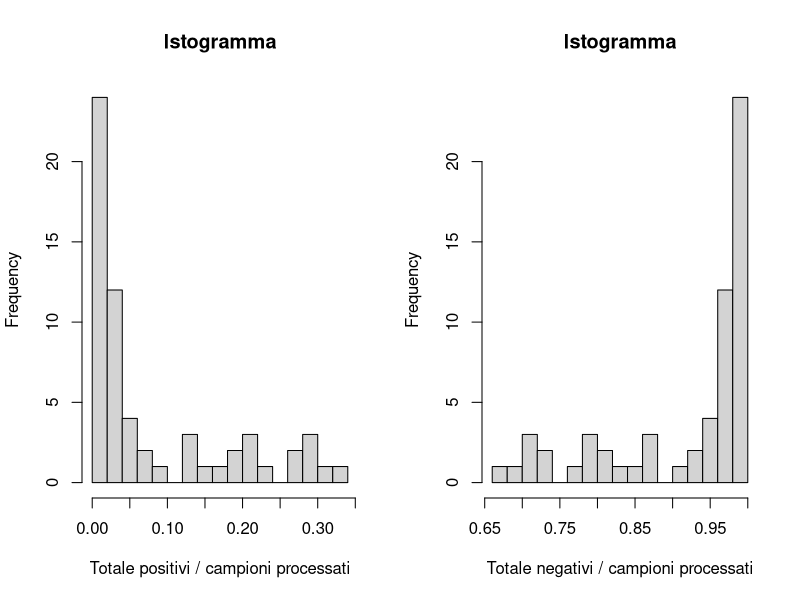
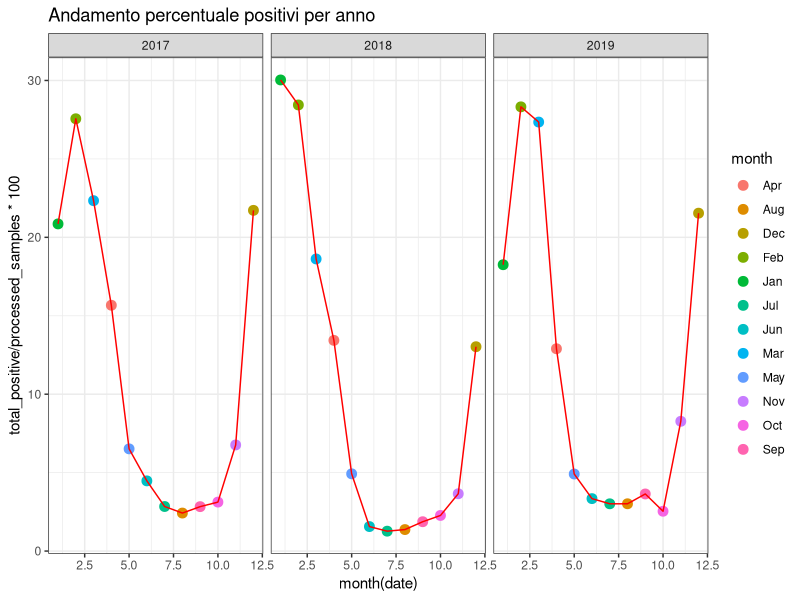
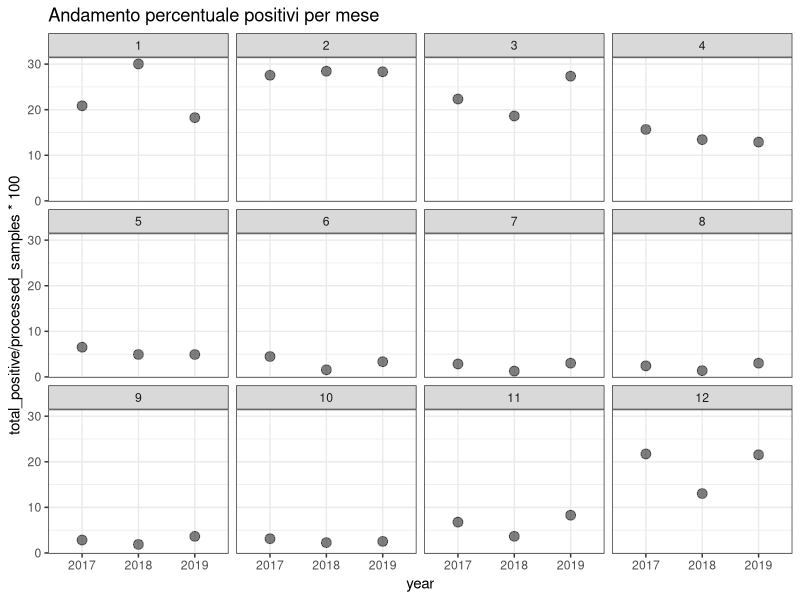
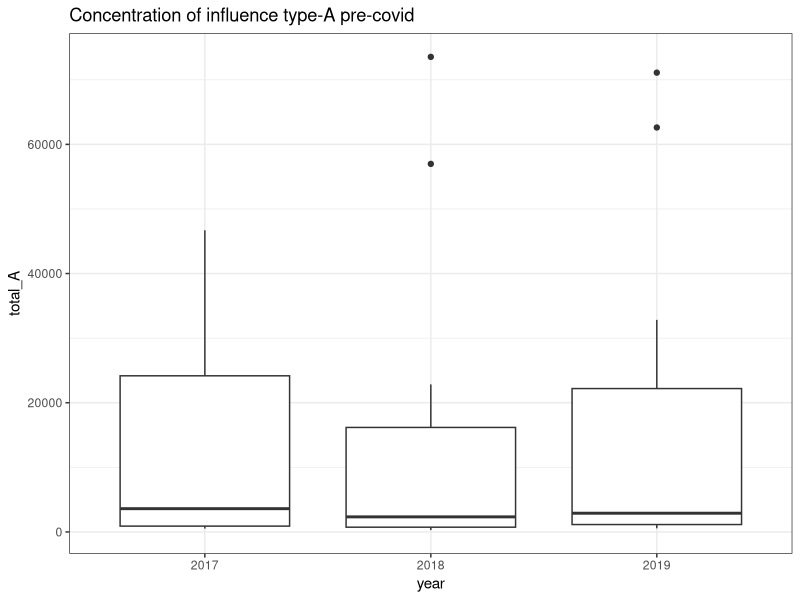
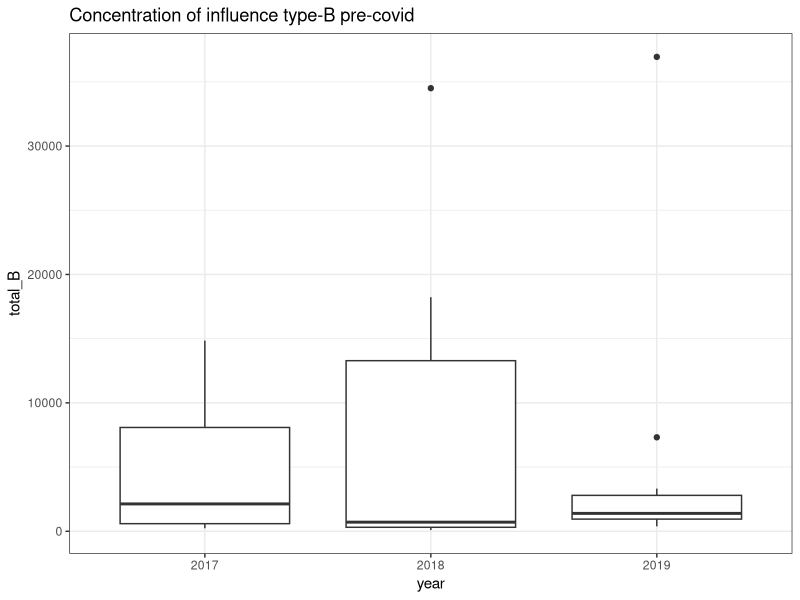
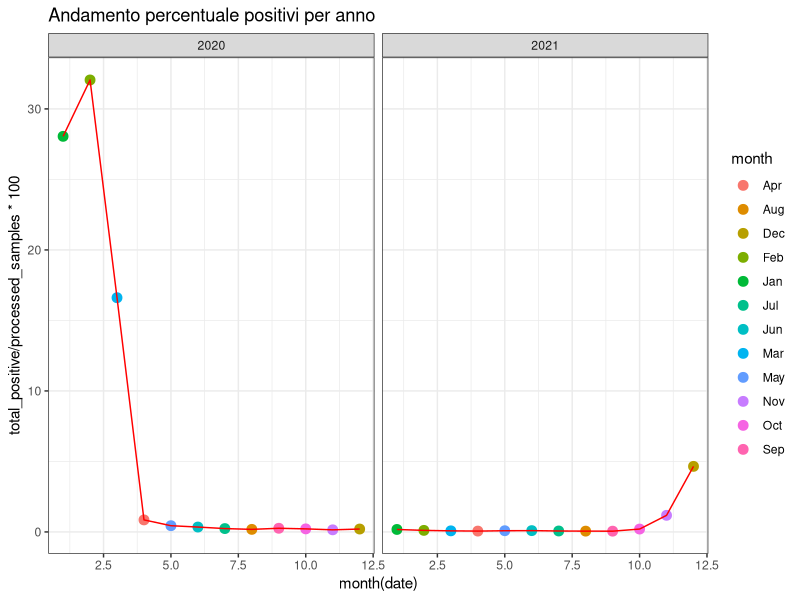
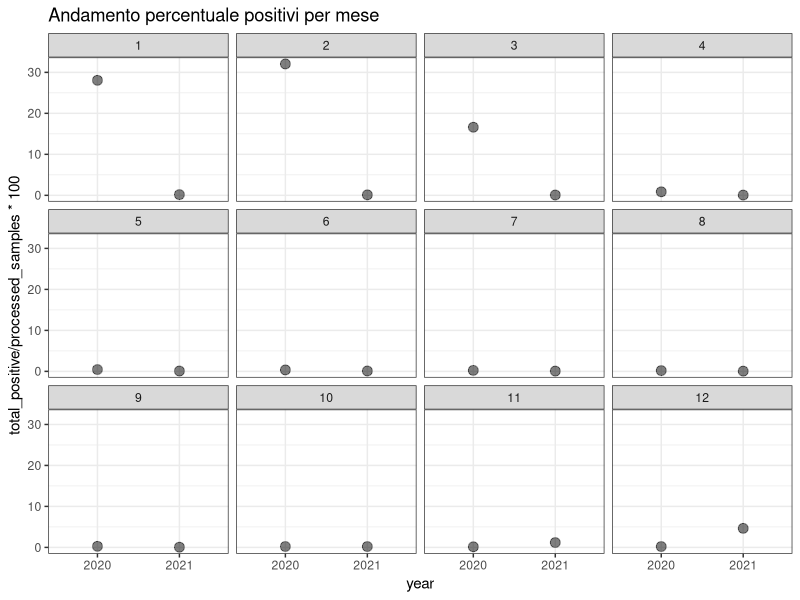
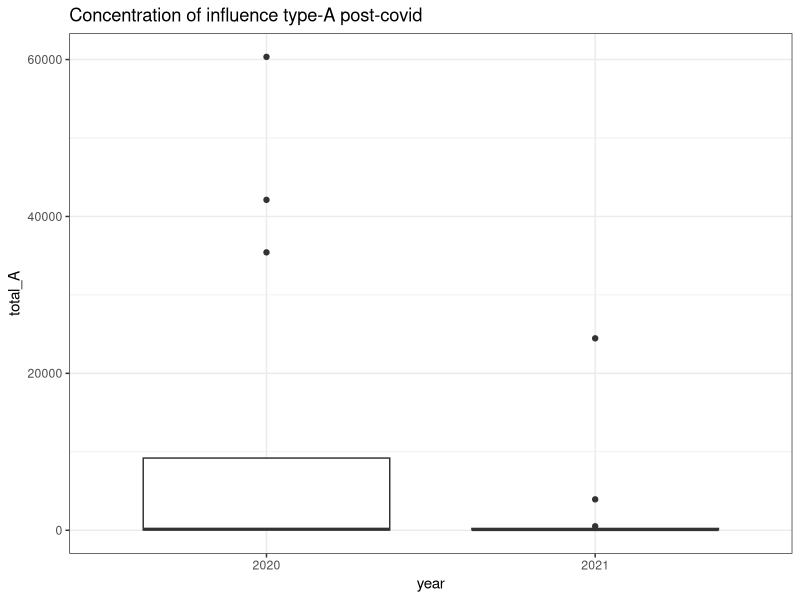

The R script that drew these images, in order:
# Libraries

library(tidyverse)
library(ggplot2)
library(magrittr)
library(dplyr)
library(lubridate)
library(reshape2)
require(gridExtra)

# Import dataset of USA Influence report from 2017 to 2021

dataset <-  read.csv(file = 'FluNetInteractiveReport_USA.csv')
head(dataset)

# Remove useless columns

dataset <- dataset[, -c(1,2,3,5,6,8,10,13,22)]
head(dataset)
summary(dataset)

# Rename columns

dataset<- dataset %>%
  rename_with(tolower)

dataset <- dataset %>%
  rename(date = edate,
         processed_samples = spec_processed_nb,
         total_A = inf_a,
         total_B = inf_b,
         total_positive = all_inf,
         total_negative = all_inf2)

# Convert column date from character to date

dataset$date <- ymd(dataset$date)

# Summarize and group by month

dataset <- dataset %>%
  group_by(date = lubridate::floor_date(date, 'month')) %>%
  summarize(processed_samples = sum(processed_samples),
            ah1n12009 = sum(ah1n12009),
            ah3 = sum(ah3),
            anotsubtyped = sum(anotsubtyped),
            total_A = sum(total_A),
            byamagata = sum(byamagata),
            bvictoria = sum(bvictoria),
            bnotdetermined = sum(bnotdetermined),
            total_B = sum(total_B),
            total_positive = sum(total_positive),
            total_negative = sum(total_negative))

# Add column year and month

dataset$year <- strftime(dataset$date, "%Y")
dataset$month <- strftime(dataset$date, "%m")

# Reorder variable

dataset <- dataset[, c(1,14,13,2,3,4,5,6,7,8,9,10,11,12)]

# Convert month number to month name

dataset$month <- month.abb[as.numeric(dataset$month)]


# Histogram of the ratio between number of positives and samples processed 

par(mfrow=c(1,2))

hist(dataset$total_positive/dataset$processed_samples,
     main = "Istogramma", 
     xlab ="Totale positivi / campioni processati",
     breaks = 20)


# Histogram of the ratio between number of negative and samples processed 

hist(dataset$total_negative/dataset$processed_samples,
          main = "Istogramma", 
          xlab = "Totale negativi / campioni processati",
          breaks = 15)


# Summary statistics

summary(dataset)

# Filtering based on year pre-covid and post-covid

dataset_pre <- dataset[dataset$year == "2017" | dataset$year == "2018" | dataset$year == "2019", ]
dataset_post <- dataset[dataset$year == "2020" | dataset$year == "2021", ]

# Plot total positive cases pre-covid

total_positive_pre_year <- ggplot(data = dataset_pre,
                             mapping= aes(x = month(date),
                                          y = total_positive/processed_samples*100, colour = month))+
                          geom_point(size = 3) + 
                          geom_line(colour = "red")+
                          facet_wrap(~year(date))+
                          labs(title = "Andamento percentuale positivi per anno")+
                          theme_bw()
total_positive_pre_year 

total_positive_pre_month <- ggplot(data = dataset_pre,
                             mapping= aes(x = year,
                                          y = total_positive/processed_samples*100))+
  geom_point(size = 3, alpha = 0.5) + 
  facet_wrap(~month(date))+
  labs(title = "Andamento percentuale positivi per mese")+
  theme_bw()

total_positive_pre_month

# Box-plot for each type of influence pre-covid

# Total A
dataset_pre %>%
  ggplot(aes(year,total_A))+
  geom_boxplot()+
  theme_bw()+
  labs(title = "Concentration of influence type-A pre-covid")

# Total B
dataset_pre %>%
  ggplot(aes(year,total_B))+
  geom_boxplot()+
  theme_bw()+
  labs(title = "Concentration of influence type-B pre-covid")


# Plot total positive cases post-covid

total_positive_post_year <- ggplot(data = dataset_post,
                                  mapping= aes(x = month(date),
                                               y = total_positive/processed_samples*100, colour = month))+
  geom_point(size = 3) + 
  geom_line(colour = "red")+
  facet_wrap(~year(date))+
  labs(title = "Andamento percentuale positivi per anno")+
  theme_bw()
total_positive_post_year 

total_positive_post_month <- ggplot(data = dataset_post,
                                   mapping= aes(x = year,
                                                y = total_positive/processed_samples*100))+
  geom_point(size = 3, alpha = 0.5) + 
  facet_wrap(~month(date))+
  labs(title = "Andamento percentuale positivi per mese")+
  theme_bw()

total_positive_post_month

# Box-plot for each type of influence post-covid

# Total A
dataset_post %>%
  ggplot(aes(year,total_A))+
  geom_boxplot()+
  theme_bw()+
  labs(title = "Concentration of influence type-A post-covid")

# Total B
dataset_post %>%
  ggplot(aes(year,total_B))+
  geom_boxplot()+
  theme_bw()+
  labs(title = "Concentration of influence type-B post-covid")

# Total B without outlier 
dataset_post %>%
  filter(total_B<10000) %>%
  ggplot(aes(year,total_B))+
  geom_boxplot()+
  theme_bw()+
  labs(title = "Concentration of influence type-B post-covid")


# Total_positive_pre_year and total_positive_post_year

grid.arrange(total_positive_pre_year,total_positive_post_year,ncol=2)

# Plot of all know type of influence for year pre-covid and post-covid

dataset_pre_types <- dataset_pre[,-c(2,3,4,7,8,11,12,13,14)]

dataset_pre_types <- melt(dataset_pre_types, id.vars = 'date', variable.name = 'type')

plot_type_pre <- dataset_pre_types%>%
  ggplot(aes(date, value))+
  geom_point(size = 2)+
  geom_line(aes(colour = type))


dataset_post_types <- dataset_post[,-c(2,3,4,7,8,11,12,13,14)]

dataset_post_types <- melt(dataset_post_types, id.vars = 'date', variable.name = 'type')

plot_type_post <- dataset_post_types%>%
  ggplot(aes(date, value))+
  geom_point(size = 2)+
  geom_line(aes(colour = type))

grid.arrange(plot_type_pre,plot_type_post,ncol=2)



# plot dataset_pre_types group by year

dataset_pre_types_year <- aggregate(value~year(date)+type, data=dataset_pre_types, FUN=sum) 

dataset_post_types_year <- aggregate(value~year(date)+type, data=dataset_post_types, FUN=sum)

colnames(dataset_pre_types_year) <- c('year','type','value')
colnames(dataset_post_types_year) <- c('year','type','value')

plot_type_pre_year <- dataset_pre_types_year%>%
  ggplot(aes(year, value))+
  geom_point(size = 2)+
  geom_line(aes(colour = type))

plot_type_post_year <- dataset_post_types_year%>%
  ggplot(aes(year, value))+
  geom_point(size = 2)+
  geom_line(aes(colour = type))

grid.arrange(plot_type_pre_year,plot_type_post_year,ncol=2)


###### TEST ######

